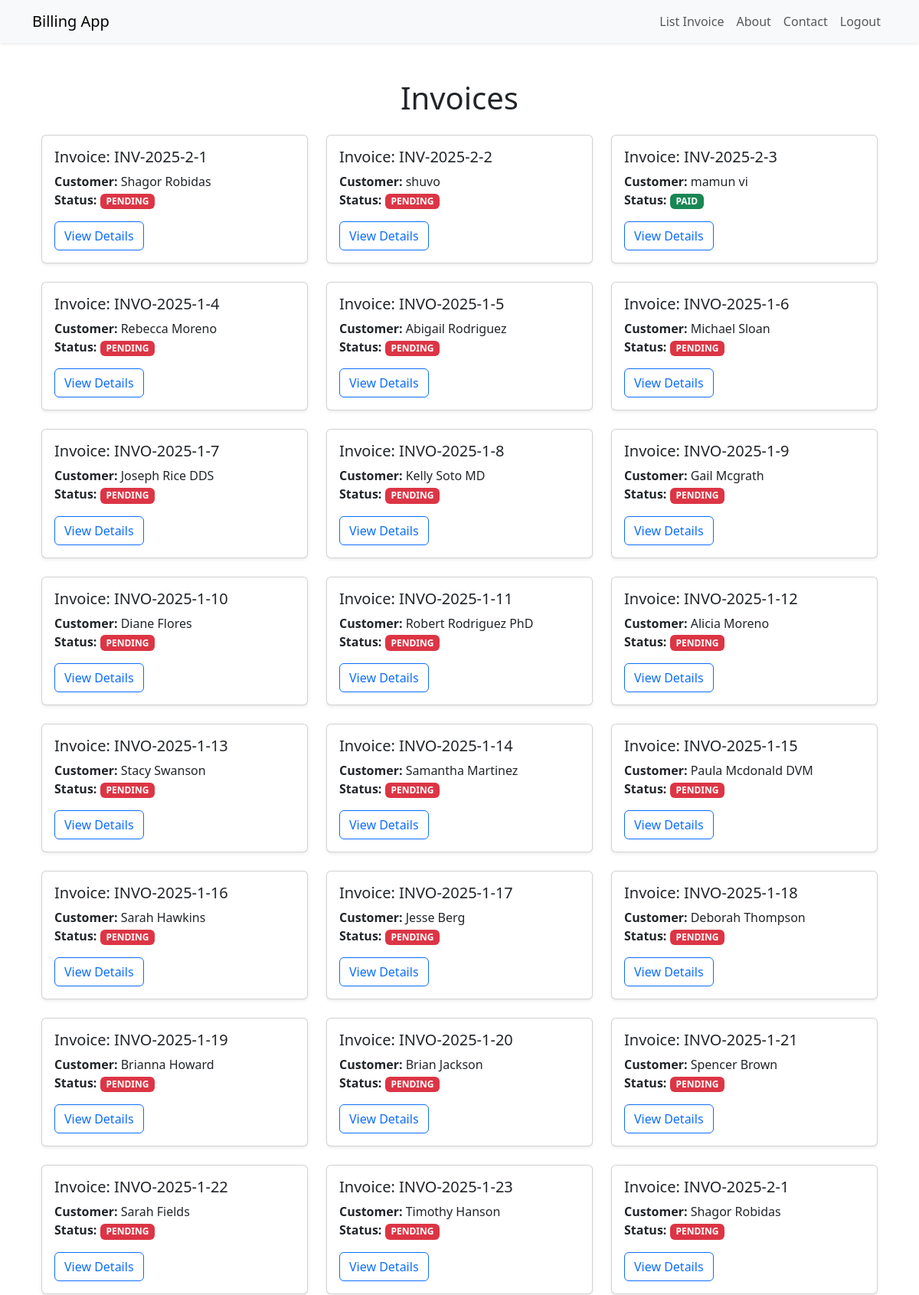
/billing/ (signed in, upper part), run on the app's committed database.
### billing/models.py (models this page shows, shortened)
class Invoice(models.Model):
    customer = models.ForeignKey(Customer, on_delete=models.CASCADE)
    invoice_number = models.CharField(max_length=20, unique=True)
    date_created = models.DateField(auto_now_add=True)
    due_date = models.DateField()
    total_amount = models.DecimalField(max_digits=10, decimal_places=2)
    status_choices = [
        ('PAID', 'Paid'),
        ('PENDING', 'Pending'),
    ]
    status = models.CharField(max_length=10, choices=status_choices, default='PENDING')

class Customer(models.Model):
    name = models.CharField(max_length=255)
    email = models.EmailField()
    address = models.TextField()

### billing/views.py (the view)
# urls.py: path('', views.invoice_list, name='invoice_list'),
def invoice_list(request):
    invoices = Invoice.objects.all()
    return render(request, 'invoice_list.html', {'invoices': invoices})

### billing/templates/invoice_list.html (shortened to what this page needs)
{% extends 'base.html' %}
{% block content %}
    <div class="container my-5">
        <h1 class="text-center mb-4">Invoices</h1>
        <div class="row">
            {% for invoice in invoices %}
                <div class="col-md-6 col-lg-4 mb-4">
                    <div class="card shadow-sm">
                        <div class="card-body">
                            <h5 class="card-title">Invoice: {{ invoice.invoice_number }}</h5>
                            <p class="card-text">
                                <strong>Customer:</strong> {{ invoice.customer.name }}<br>
                                <strong>Status:</strong>
                                {% if invoice.status == 'PAID' %}
                                    <span class="badge bg-success">{{ invoice.status }}</span>
                                {% else %}
                                    <span class="badge bg-danger">{{ invoice.status }}</span>
                                {% endif %}
                            </p>
                            <a href="{% url 'invoice_detail' invoice.id %}" class="btn btn-outline-primary">View Details</a>
                        </div>
                    </div>
                </div>
            {% endfor %}
        </div>
    </div>
{% endblock %}

### data on the page
Invoice: invoice_number "INV-2025-2-1", customer.name "Shagor Robidas", status "PENDING"
Invoice: invoice_number "INV-2025-2-2", customer.name "shuvo", status "PENDING"
Invoice: invoice_number "INV-2025-2-3", customer.name "mamun vi", status "PAID"
Invoice: invoice_number "INVO-2025-1-4", customer.name "Rebecca Moreno", status "PENDING"
Invoice: invoice_number "INVO-2025-1-5", customer.name "Abigail Rodriguez", status "PENDING"
Invoice: invoice_number "INVO-2025-1-6", customer.name "Michael Sloan", status "PENDING"
Invoice: invoice_number "INVO-2025-1-7", customer.name "Joseph Rice DDS", status "PENDING"
Invoice: invoice_number "INVO-2025-1-8", customer.name "Kelly Soto MD", status "PENDING"
Invoice: invoice_number "INVO-2025-1-9", customer.name "Gail Mcgrath", status "PENDING"
Invoice: invoice_number "INVO-2025-1-10", customer.name "Diane Flores", status "PENDING"
Invoice: invoice_number "INVO-2025-1-11", customer.name "Robert Rodriguez PhD", status "PENDING"
Invoice: invoice_number "INVO-2025-1-12", customer.name "Alicia Moreno", status "PENDING"
Invoice: invoice_number "INVO-2025-1-13", customer.name "Stacy Swanson", status "PENDING"
Invoice: invoice_number "INVO-2025-1-14", customer.name "Samantha Martinez", status "PENDING"
Invoice: invoice_number "INVO-2025-1-15", customer.name "Paula Mcdonald DVM", status "PENDING"
Invoice: invoice_number "INVO-2025-1-16", customer.name "Sarah Hawkins", status "PENDING"
Invoice: invoice_number "INVO-2025-1-17", customer.name "Jesse Berg", status "PENDING"
Invoice: invoice_number "INVO-2025-1-18", customer.name "Deborah Thompson", status "PENDING"
Invoice: invoice_number "INVO-2025-1-19", customer.name "Brianna Howard", status "PENDING"
Invoice: invoice_number "INVO-2025-1-20", customer.name "Brian Jackson", status "PENDING"
Invoice: invoice_number "INVO-2025-1-21", customer.name "Spencer Brown", status "PENDING"
Invoice: invoice_number "INVO-2025-1-22", customer.name "Sarah Fields", status "PENDING"
Invoice: invoice_number "INVO-2025-1-23", customer.name "Timothy Hanson", status "PENDING"
Invoice: invoice_number "INVO-2025-2-1", customer.name "Shagor Robidas", status "PENDING"
